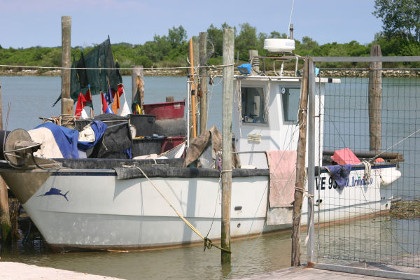
#> input picture imagechops/boat-small.jpg, 420 x 280 px
$ python imagechops-lighter-darker.py
#> lines starting #> are read from the running program, lines starting #| are printed output that depends on the picture
# Author:  Martin McBride
# Created: 2021-08-07
# Copyright (C) 2021, Martin McBride
# License: MIT

# Apply darker and lighter functions to two images


from PIL import Image, ImageDraw, ImageFont, ImageChops

image = Image.open('boat-small.jpg')
#> image is the input picture: PIL image 420x280 RGB; mean R, G, B 143.2, 144.1, 140.7
gradient_image = Image.open('greygradient.png').convert('RGB')
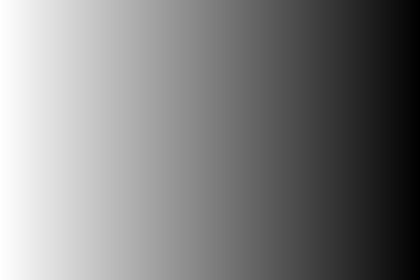
#> input picture imagechops/greygradient.png, 420 x 280 px
composite_image = ImageChops.lighter(image, gradient_image)
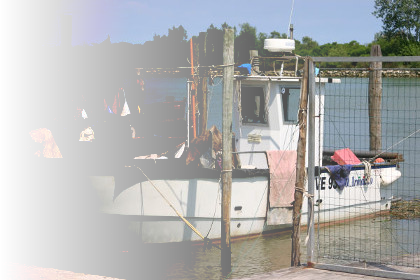
#> composite_image: PIL image 420x280 RGB; mean R, G, B 175.6, 176.1, 175.7

# Place the images in a grid, with captions
output_image = Image.new('RGB', (1280, 320), 'white')
#> output_image: PIL image 1280x320 RGB; every value is 255
draw = ImageDraw.Draw(output_image)
font = ImageFont.truetype("Arial.ttf", 20)

x, y = 0, 0
draw.text((x+10, y+285), "Image", font=font, fill=0)
output_image.paste(image, (x, y))
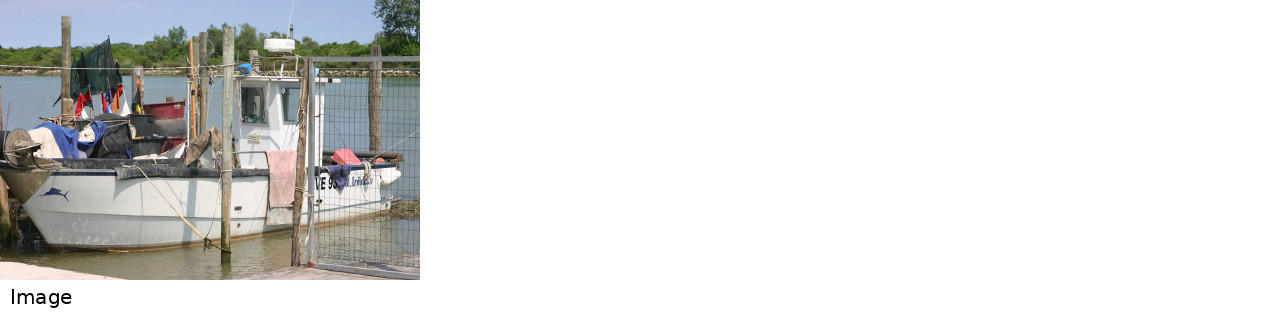
#> output_image: PIL image 1280x320 RGB; mean R, G, B 222.7, 223, 222

x, y = 430, 0
draw.text((x+10, y+285), "Gradient", font=font, fill=0)
output_image.paste(gradient_image, (x, y))
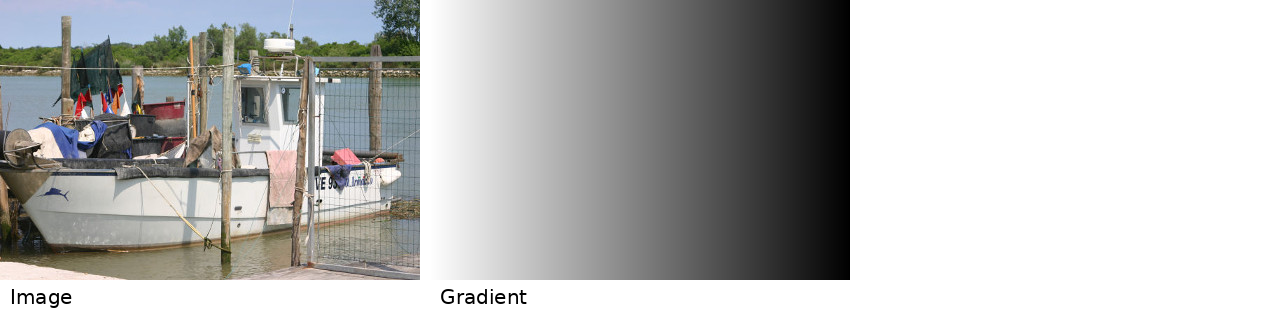
#> output_image: PIL image 1280x320 RGB; mean R, G, B 185.8, 186.1, 185.1

x, y = 860, 0
draw.text((x+10, y+285), "Composite", font=font, fill=0)
output_image.paste(composite_image, (x, y))
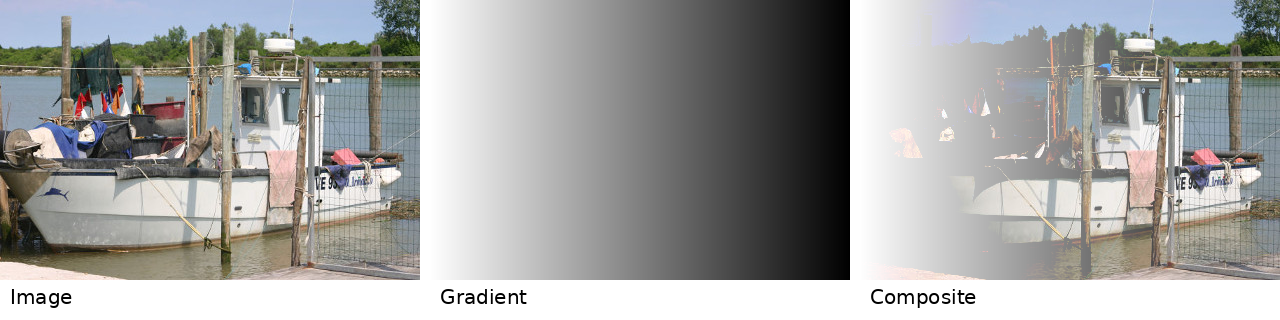
#> output_image: PIL image 1280x320 RGB; mean R, G, B 162.7, 163.2, 162.1

output_image.save('imagechops-lighter.jpg')

composite_image = ImageChops.darker(image, gradient_image)
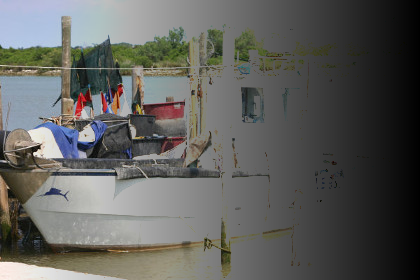
#> composite_image: PIL image 420x280 RGB; mean R, G, B 95.1, 95.5, 92.4
composite_image.save('imagechops-darker.jpg')
